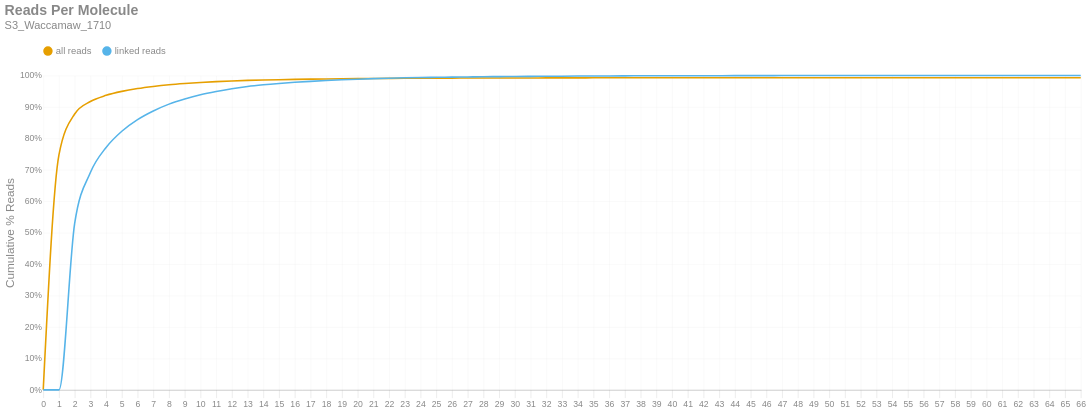

This figure's notebook cell:
### Markdown cell above
### Reads per Molecule
This chart shows the cumulative distribution of the number of reads per linked molecule. That is, how many alignments are associated with a unique molecule. This excludes the number of reads associated with invalid or absent linked-read barcodes. The `linked` histogram is the percentages recalculated when disregarding singletons.

### Code cell
if SKIPLR:
    print_html(f"Skipped")
else:
    counts = np.bincount(valids['reads'].cast(pl.Int64).to_numpy())
    weighted = counts * np.arange(len(counts))
    all_perc = weighted / n_reads
    linked_perc = weighted / n_linked_reads
    linked_perc[1] = 0
    binned_df = pl.DataFrame({
        'readsper': list(range(len(counts))),
        'all reads (cumsum)': np.cumsum(all_perc).tolist(),
        'linked reads (cumsum)': np.cumsum(linked_perc).tolist(),
    })

    with SafeRender(binned_df):
        (
            density_plot(binned_df, 'Reads Per Molecule', samplename, 'readspmol')
            .encode(
                x=alt.X('readsper:O', title=None).axis(labelAngle=0).scale(padding=0),
                y=alt.Y('value:Q', title='Cumulative % Reads').axis(format='%').stack(False),
                color=alt.Color("key:N").scale(domain=["all reads", "linked reads"]),
                tooltip=[
                    alt.Tooltip("key:N", title="Data Type"),
                    alt.Tooltip("readsper:O", title="Reads Per Molecule"),
                    alt.Tooltip("value:Q", format=".2%", title="% Reads (Cum.)")
                ]            
            )
        ).display()

### Figure 1 — Vega-Lite specification as saved in the notebook (floating-point values rounded to 4 significant figures)
{"width": "container", "height": 400, "config": {"title": {"anchor": "start", "dy": -15, "fontSize": 18, "color": "#888888", "subtitleColor": "#888888", "subtitleFontSize": 14}, "arc": {"fill": "#0072B2"}, "axis": {"domainColor": "#888888", "domainWidth": 0.5, "gridWidth": 0.2, "grid": false, "titleFontWeight": 400, "titleFontSize": 15, "labelFontSize": 11, "labelColor": "#888888", "tickColor": "#888888", "tickWidth": 0.2, "titleColor": "#888888"}, "axisBand": {"grid": false}, "axisX": {"grid": true, "tickSize": 10, "domainCap": "round"}, "axisY": {"domain": false, "grid": true, "tickSize": 0, "domainCap": "round"}, "background": "transparent", "header": {"labelFontSize": 15, "labelColor": "#888888", "titleFontSize": 15, "titleFontWeight": 600, "titleColor": "#888888"}, "legend": {"labelFont": "sans-serif", "labelFontSize": 12, "labelColor": "#888888", "symbolSize": 100, "symbolType": "circle", "titleFontSize": 12, "titlePadding": 10, "titleColor": "#888888", "title": null, "orient": "top"}, "range": {"category": ["#E69F00", "#56B4E9", "#009E73", "#F0E442", "#0072B2", "#D55E00", "#CC79A7", "#000000"], "diverging": ["#cfe8f3", "#a2d4ec", "#73bfe2", "#46abdb", "#1696d2", "#12719e"]}, "area": {"fill": "#0072B2", "fillOpacity": 0.7, "line": true, "strokeOpacity": 0.7}, "line": {"color": "#0072B2", "stroke": "#0072B2", "strokeWidth": 2}, "trail": {"color": "#0072B2", "stroke": "#0072B2", "strokeWidth": 0, "size": 1}, "point": {"filled": true, "fillOpacity": 1.0, "size": 95}, "text": {"color": "#888888", "fontSize": 11, "align": "right", "fontWeight": 400, "size": 11}, "bar": {"fill": "#0072B2", "stroke": null}, "view": {"stroke": null, "continuousWidth": 660, "continuousHeight": 400}}, "data": {"name": "data-2e3f38e5c895452d69c75d9cc235d722"}, "mark": {"type": "line", "interpolate": "monotone", "point": {"opacity": 0, "size": 275}}, "encoding": {"color": {"field": "key", "scale": {"domain": ["all reads", "linked reads"]}, "type": "nominal"}, "tooltip": [{"field": "key", "title": "Data Type", "type": "nominal"}, {"field": "readsper", "title": "Reads Per Molecule", "type": "ordinal"}, {"field": "value", "format": ".2%", "title": "% Reads (Cum.)", "type": "quantitative"}], "x": {"axis": {"labelAngle": 0}, "field": "readsper", "scale": {"padding": 0}, "title": null, "type": "ordinal"}, "y": {"axis": {"format": "%"}, "field": "value", "stack": false, "title": "Cumulative % Reads", "type": "quantitative"}}, "params": [{"name": "param_c36ac31b6afebe62", "select": {"type": "point", "fields": ["key"]}, "bind": "legend"}], "title": {"text": "Reads Per Molecule", "subtitle": "S3_Waccamaw_1710"}, "transform": [{"fold": ["all reads (cumsum)", "linked reads (cumsum)"]}, {"calculate": "replace(datum.key, ' (cumsum)', '')", "as": "key"}, {"filter": {"param": "param_c36ac31b6afebe62"}}], "usermeta": {"embedOptions": {"downloadFileName": "S3_Waccamaw_1710.readspmol"}}, "$schema": "https://vega.github.io/schema/vega-lite/v6.1.0.json", "datasets": {"data-2e3f38e5c895452d69c75d9cc235d722": [{"readsper": 0, "all reads (cumsum)": 0.0, "linked reads (cumsum)": 0.0}, {"readsper": 1, "all reads (cumsum)": 0.7476, "linked reads (cumsum)": 0.0}, {"readsper": 2, "all reads (cumsum)": 0.8775, "linked reads (cumsum)": 0.5295}, {"readsper": 3, "all reads (cumsum)": 0.9171, "linked reads (cumsum)": 0.6913}, {"readsper": 4, "all reads (cumsum)": 0.9367, "linked reads (cumsum)": 0.7711}, {"readsper": 5, "all reads (cumsum)": 0.9493, "linked reads (cumsum)": 0.8226}, {"readsper": 6, "all reads (cumsum)": 0.9584, "linked reads (cumsum)": 0.8595}, {"readsper": 7, "all reads (cumsum)": 0.9652, "linked reads (cumsum)": 0.8871}, {"readsper": 8, "all reads (cumsum)": 0.9705, "linked reads (cumsum)": 0.9088}, {"readsper": 9, "all reads (cumsum)": 0.9745, "linked reads (cumsum)": 0.9252}, {"readsper": 10, "all reads (cumsum)": 0.9778, "linked reads (cumsum)": 0.9386}, {"readsper": 11, "all reads (cumsum)": 0.9804, "linked reads (cumsum)": 0.949}, {"readsper": 12, "all reads (cumsum)": 0.9825, "linked reads (cumsum)": 0.9577}, {"readsper": 13, "all reads (cumsum)": 0.9843, "linked reads (cumsum)": 0.965}, {"readsper": 14, "all reads (cumsum)": 0.9856, "linked reads (cumsum)": 0.9703}, {"readsper": 15, "all reads (cumsum)": 0.9866, "linked reads (cumsum)": 0.9746}, {"readsper": 16, "all reads (cumsum)": 0.9875, "linked reads (cumsum)": 0.9782}, {"readsper": 17, "all reads (cumsum)": 0.9883, "linked reads (cumsum)": 0.9813}, {"readsper": 18, "all reads (cumsum)": 0.9889, "linked reads (cumsum)": 0.9841}, {"readsper": 19, "all reads (cumsum)": 0.9895, "linked reads (cumsum)": 0.9863}, {"readsper": 20, "all reads (cumsum)": 0.99, "linked reads (cumsum)": 0.9882}, {"readsper": 21, "all reads (cumsum)": 0.9904, "linked reads (cumsum)": 0.9898}, {"readsper": 22, "all reads (cumsum)": 0.9907, "linked reads (cumsum)": 0.9912}, {"readsper": 23, "all reads (cumsum)": 0.991, "linked reads (cumsum)": 0.9924}, {"readsper": 24, "all reads (cumsum)": 0.9912, "linked reads (cumsum)": 0.9934}, {"readsper": 25, "all reads (cumsum)": 0.9914, "linked reads (cumsum)": 0.994}, {"readsper": 26, "all reads (cumsum)": 0.9916, "linked reads (cumsum)": 0.9947}, {"readsper": 27, "all reads (cumsum)": 0.9917, "linked reads (cumsum)": 0.9953}, {"readsper": 28, "all reads (cumsum)": 0.9919, "linked reads (cumsum)": 0.996}, {"readsper": 29, "all reads (cumsum)": 0.992, "linked reads (cumsum)": 0.9964}, {"readsper": 30, "all reads (cumsum)": 0.9921, "linked reads (cumsum)": 0.9968}, {"readsper": 31, "all reads (cumsum)": 0.9922, "linked reads (cumsum)": 0.9971}, {"readsper": 32, "all reads (cumsum)": 0.9922, "linked reads (cumsum)": 0.9974}, {"readsper": 33, "all reads (cumsum)": 0.9923, "linked reads (cumsum)": 0.9977}, {"readsper": 34, "all reads (cumsum)": 0.9924, "linked reads (cumsum)": 0.998}, {"readsper": 35, "all reads (cumsum)": 0.9924, "linked reads (cumsum)": 0.9983}, {"readsper": 36, "all reads (cumsum)": 0.9925, "linked reads (cumsum)": 0.9985}, {"readsper": 37, "all reads (cumsum)": 0.9925, "linked reads (cumsum)": 0.9987}, {"readsper": 38, "all reads (cumsum)": 0.9926, "linked reads (cumsum)": 0.9988}, {"readsper": 39, "all reads (cumsum)": 0.9926, "linked reads (cumsum)": 0.9989}, {"readsper": 40, "all reads (cumsum)": 0.9926, "linked reads (cumsum)": 0.9991}, {"readsper": 41, "all reads (cumsum)": 0.9927, "linked reads (cumsum)": 0.9992}, {"readsper": 42, "all reads (cumsum)": 0.9927, "linked reads (cumsum)": 0.9992}, {"readsper": 43, "all reads (cumsum)": 0.9927, "linked reads (cumsum)": 0.9992}, {"readsper": 44, "all reads (cumsum)": 0.9927, "linked reads (cumsum)": 0.9994}, {"readsper": 45, "all reads (cumsum)": 0.9927, "linked reads (cumsum)": 0.9995}, {"readsper": 46, "all reads (cumsum)": 0.9927, "linked reads (cumsum)": 0.9995}, {"readsper": 47, "all reads (cumsum)": 0.9928, "linked reads (cumsum)": 0.9996}, {"readsper": 48, "all reads (cumsum)": 0.9928, "linked reads (cumsum)": 0.9997}, {"readsper": 49, "all reads (cumsum)": 0.9928, "linked reads (cumsum)": 0.9997}, {"readsper": 50, "all reads (cumsum)": 0.9928, "linked reads (cumsum)": 0.9998}, {"readsper": 51, "all reads (cumsum)": 0.9928, "linked reads (cumsum)": 0.9998}, {"readsper": 52, "all reads (cumsum)": 0.9928, "linked reads (cumsum)": 0.9998}, {"readsper": 53, "all reads (cumsum)": 0.9928, "linked reads (cumsum)": 0.9998}, {"readsper": 54, "all reads (cumsum)": 0.9928, "linked reads (cumsum)": 0.9998}, {"readsper": 55, "all reads (cumsum)": 0.9928, "linked reads (cumsum)": 0.9998}, {"readsper": 56, "all reads (cumsum)": 0.9928, "linked reads (cumsum)": 0.9998}, {"readsper": 57, "all reads (cumsum)": 0.9928, "linked reads (cumsum)": 0.9998}, {"readsper": 58, "all reads (cumsum)": 0.9928, "linked reads (cumsum)": 0.9998}, {"readsper": 59, "all reads (cumsum)": 0.9928, "linked reads (cumsum)": 0.9998}, {"readsper": 60, "all reads (cumsum)": 0.9928, "linked reads (cumsum)": 0.9998}, {"readsper": 61, "all reads (cumsum)": 0.9928, "linked reads (cumsum)": 0.9999}, {"readsper": 62, "all reads (cumsum)": 0.9928, "linked reads (cumsum)": 0.9999}, {"readsper": 63, "all reads (cumsum)": 0.9928, "linked reads (cumsum)": 0.9999}, {"readsper": 64, "all reads (cumsum)": 0.9928, "linked reads (cumsum)": 0.9999}, {"readsper": 65, "all reads (cumsum)": 0.9928, "linked reads (cumsum)": 1.0}, {"readsper": 66, "all reads (cumsum)": 0.9929, "linked reads (cumsum)": 1.0}]}}
